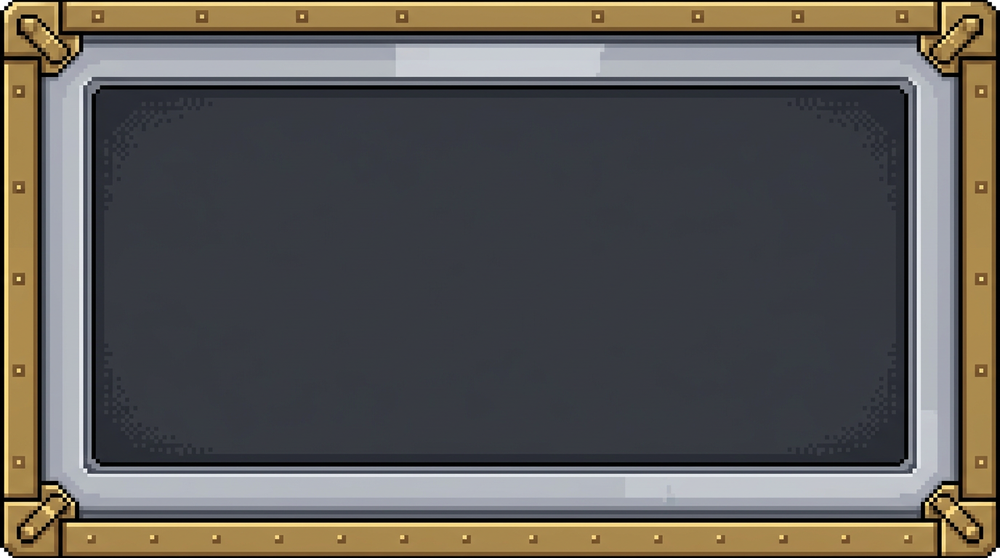
#> input picture assets/ui/dialogue_frame.png, 1000 x 558 px, shrunk from 1376 x 768 before the run
$ python checkerkey.py ../assets/ui/dialogue_frame.png
#> lines starting #> are read from the running program, lines starting #| are printed output that depends on the picture; after the words box and inside, x2 and y2 are one past the last pixel; in counts of white or black regions, pixels touching at a corner belong together
"""Remove a baked gray/checkerboard background by global two-tone color key.

Unlike a flood fill, this does NOT rely on connectivity, so a white sari or
other light-but-enclosed detail is preserved. We learn the background gray
value(s) from the image border (which is pure background), then clear every
desaturated pixel whose brightness matches a border gray (within TOL).
Saturated pixels (skin, cloth dyes) and dark outlines are always kept.
"""
import sys
from PIL import Image, ImageFilter

SAT_MAX = 24   # only desaturated pixels can be background
TOL = 20       # brightness distance from a known border gray


def checkerkey(path: str) -> None:
#> called with path = '../assets/ui/dialogue_frame.png'
    im = Image.open(path).convert("RGBA")
    w, h = im.size
#> w = 1000; h = 558
    px = list(im.get_flattened_data() if hasattr(im, "get_flattened_data") else im.getdata())
#> px = 558000 items

    def gray(p):
        return (p[0] + p[1] + p[2]) // 3

    def sat(p):
        return max(p[0], p[1], p[2]) - min(p[0], p[1], p[2])

    # learn background grays from the border
    border_grays = set()
    for x in range(w):
        for p in (px[x], px[(h - 1) * w + x]):
            if sat(p) <= SAT_MAX:
                border_grays.add(gray(p))
    for y in range(h):
        for p in (px[y * w], px[y * w + w - 1]):
            if sat(p) <= SAT_MAX:
                border_grays.add(gray(p))

    remove = [False] * 256
    for v in range(256):
        for bg in border_grays:
            if abs(v - bg) <= TOL:
                remove[v] = True
                break

    out = []
    cleared = 0
    for p in px:
        r, g, b, a = p
        if a > 0 and sat(p) <= SAT_MAX and remove[gray(p)]:
            out.append((r, g, b, 0))
            cleared += 1
        else:
            out.append(p)
#> this loop made 558000 passes
#> (p, r, g, b) on passes 1 to 12: ((254, 255, 254, 255), 254, 255, 254), ((253, 255, 254, 255), 253, 255, 254), ((253, 255, 255, 255), 253, 255, 255), ((252, 255, 254, 255), 252, 255, 254), ((252, 253, 255, 255), 252, 253, 255), ((252, 252, 255, 255), 252, 252, 255), ((251, 250, 255, 255), 251, 250, 255), ((251, 250, 255, 255), 251, 250, 255), ((250, 252, 255, 255), 250, 252, 255), ((251, 253, 255, 255), 251, 253, 255), ((250, 255, 254, 255), 250, 255, 254), ((251, 255, 253, 255), 251, 255, 253)
#> (r, g, b) on passes 61 to 66: (1, 6, 1), (3, 5, 2), (5, 4, 2), (4, 0, 1), (4, 0, 1), (3, 0, 1)
#> after the loop, cleared = 363616; out = 558000 items
    im.putdata(out)
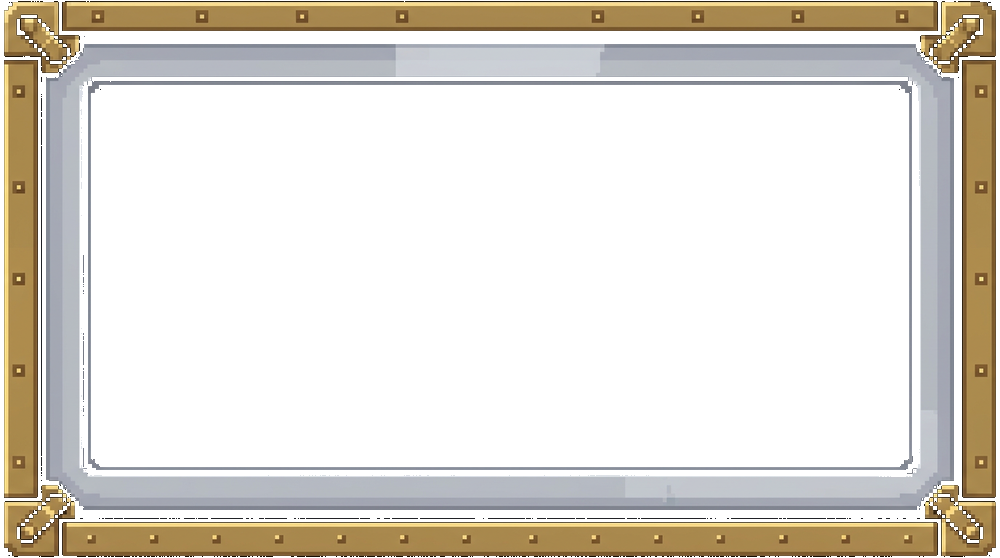
#> im: PIL image 1000x558 RGBA; mean R, G, B, A 92.7, 89.8, 85.9, 88.8; transparent parts drawn white

    r, g, b, a = im.split()
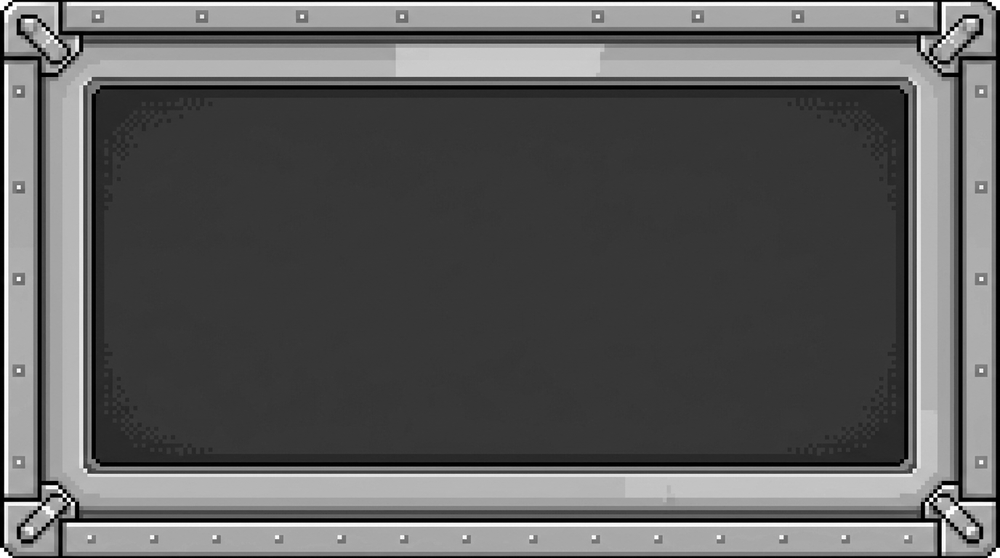
#> r: PIL image 1000x558 L; min 0, max 255, mean 92.7
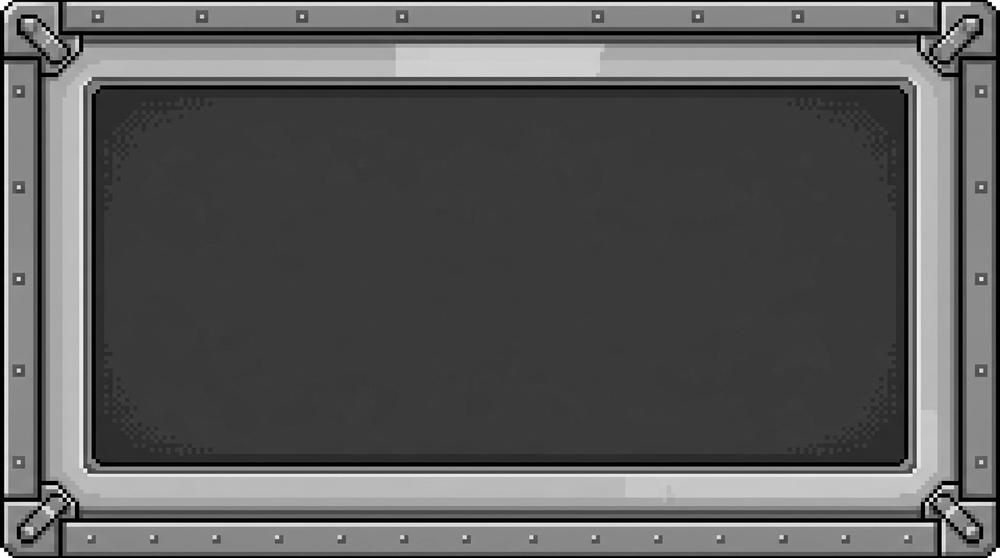
#> g: PIL image 1000x558 L; min 0, max 255, mean 89.8
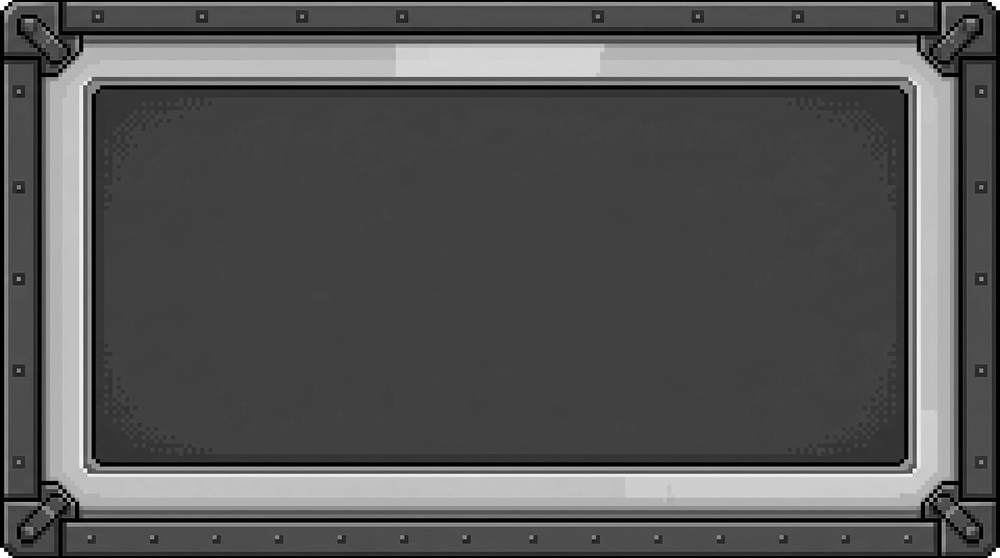
#> b: PIL image 1000x558 L; min 0, max 255, mean 85.9
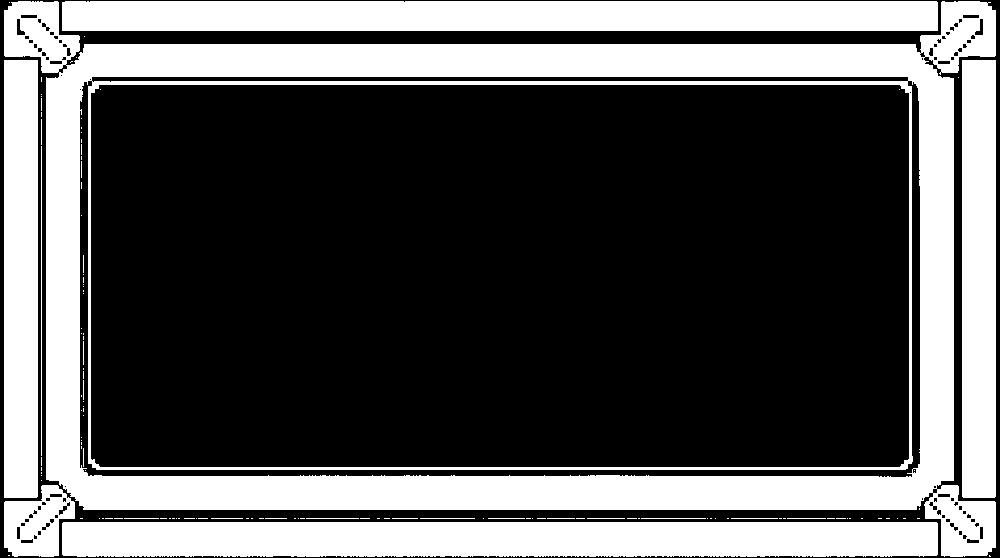
#> a: PIL image 1000x558 L; 34.8% white; 122 white regions (100 under 20 px), largest, box (x1, y1, x2, y2) and area: (4, 1, 996, 557) 103562, (62, 522, 938, 557) 30205, (62, 1, 938, 31) 26273
    a = a.filter(ImageFilter.MinFilter(3))
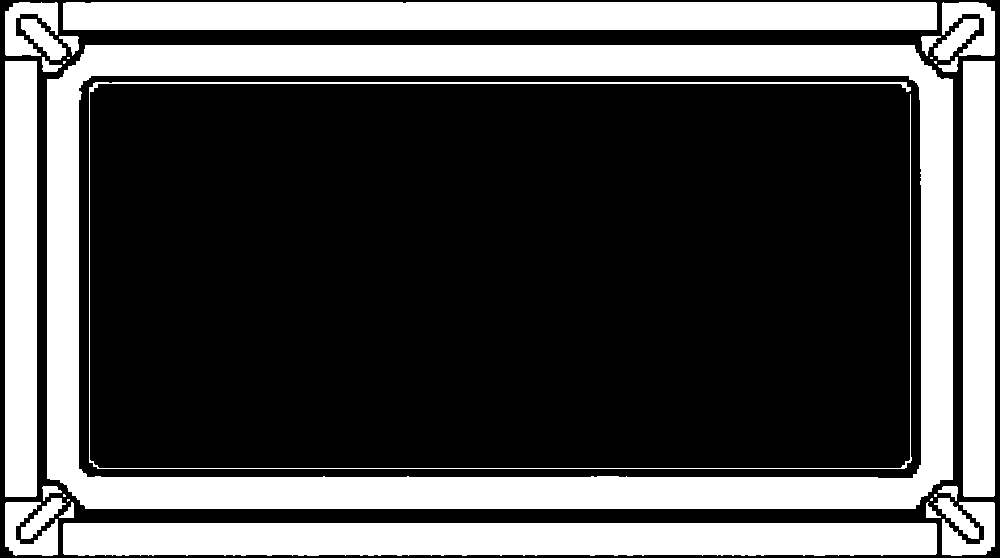
#> a: PIL image 1000x558 L; 31.3% white; 30 white regions (8 under 20 px), largest, box (x1, y1, x2, y2) and area: (47, 45, 953, 509) 79752, (63, 523, 937, 556) 28120, (63, 2, 937, 30) 24459
    im = Image.merge("RGBA", (r, g, b, a))
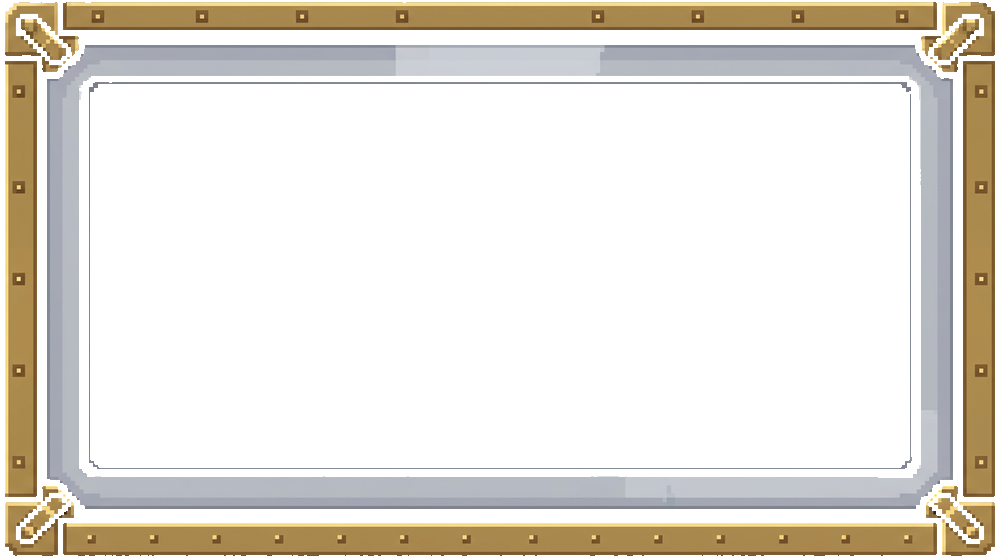
#> im: PIL image 1000x558 RGBA; mean R, G, B, A 92.7, 89.8, 85.9, 79.7; transparent parts drawn white
    im.save(path)
    print(f"  {path.split(chr(92))[-1]:28s} cleared={round(100 * cleared / (w * h))}%")
#|   ../assets/ui/dialogue_frame.png cleared=65%


if __name__ == "__main__":
    for f in sys.argv[1:]:
        checkerkey(f)

$ run again, on assets/ui/hud_elements.png
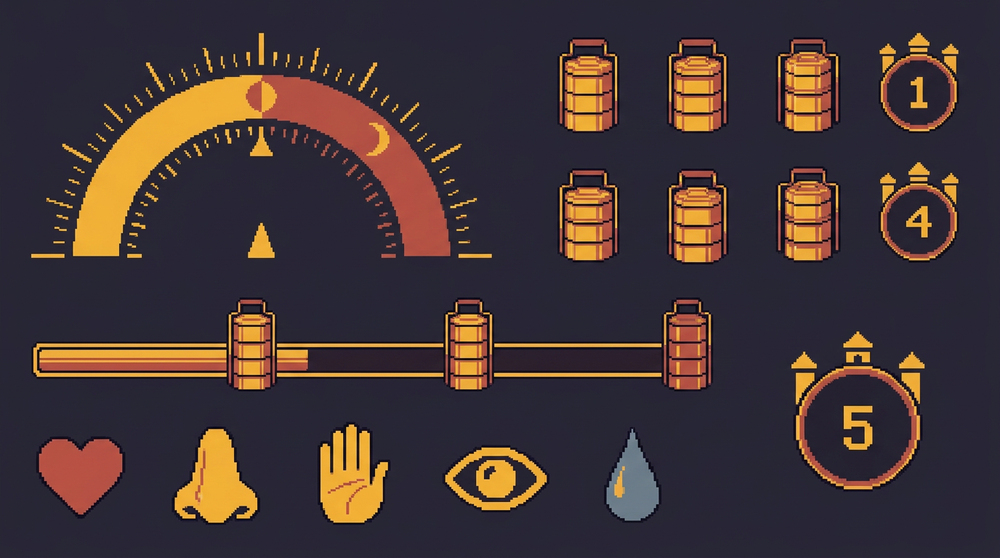
#> input picture assets/ui/hud_elements.png, 1000 x 558 px, shrunk from 1376 x 768 before the run
#> px = 558000 items
#> the loop in checkerkey, `for p in px:` made 558000 passes
#> (p, r, g, b) on passes 1 to 8: ((39, 39, 53, 255), 39, 39, 53), ((40, 37, 54, 255), 40, 37, 54), ((40, 37, 55, 255), 40, 37, 55), ((39, 38, 53, 255), 39, 38, 53), ((39, 38, 53, 255), 39, 38, 53), ((39, 38, 54, 255), 39, 38, 54), ((39, 38, 54, 255), 39, 38, 54), ((39, 38, 54, 255), 39, 38, 54)
#> after the loop in checkerkey, `for p in px:`: cleared = 438980; out = 558000 items
#> in checkerkey, `r, g, b, a = im.split()`:
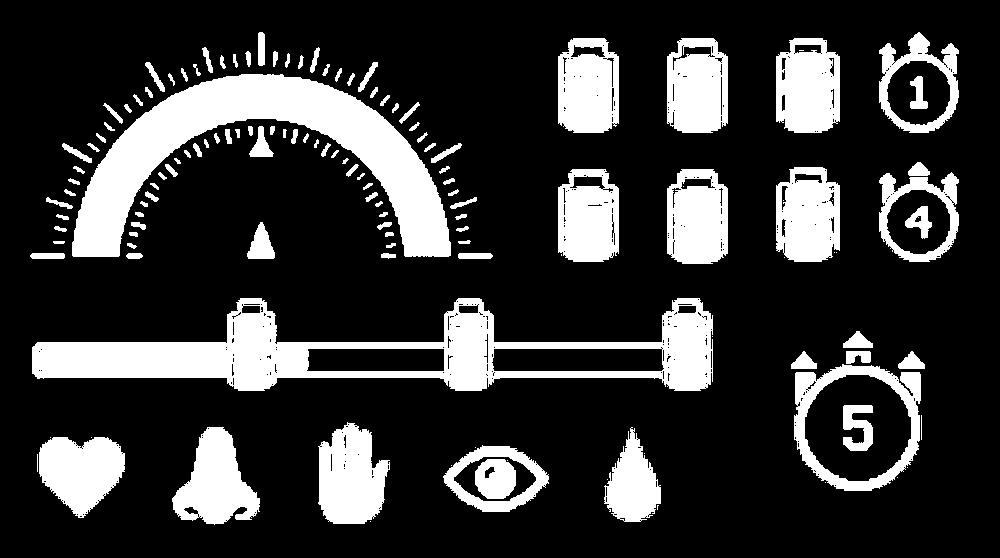
#> a: PIL image 1000x558 L; 21.3% white; 136 white regions (23 under 20 px), largest, box (x1, y1, x2, y2) and area: (32, 298, 713, 391) 24295, (72, 74, 451, 257) 23868, (318, 422, 390, 524) 5357
#> in checkerkey, `im = Image.merge("RGBA", (r, g, b, a))`:
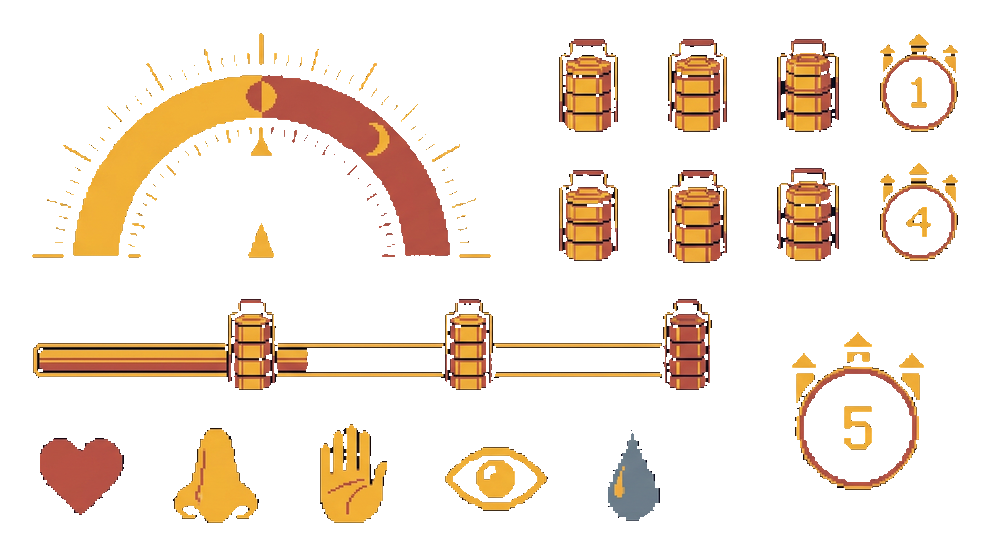
#> im: PIL image 1000x558 RGBA; mean R, G, B, A 68, 53.4, 53.9, 45; transparent parts drawn white
#|   ../assets/ui/hud_elements.png cleared=79%

$ run again, on assets/ui/title_key_art.png
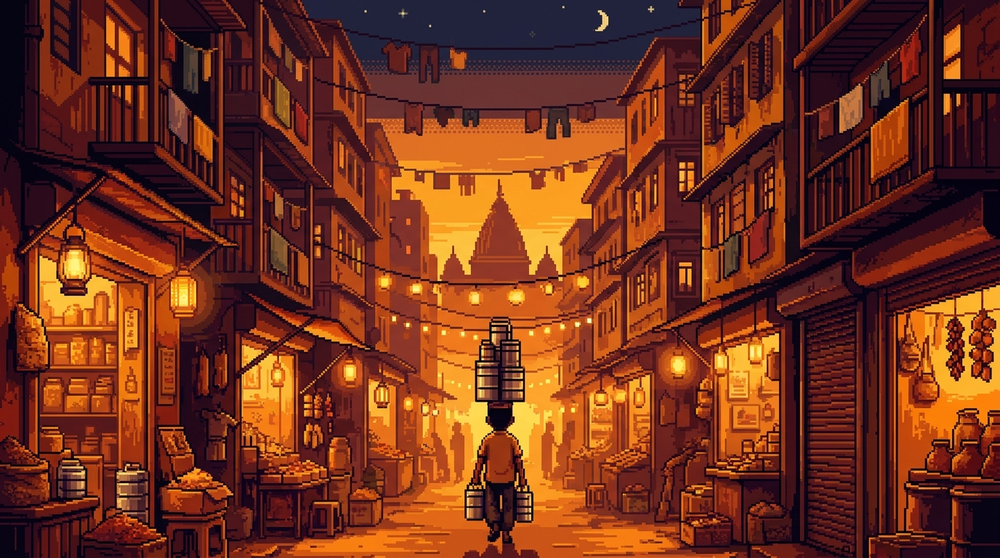
#> input picture assets/ui/title_key_art.png, 1000 x 558 px, shrunk from 1376 x 768 before the run
#> px = 558000 items
#> the loop in checkerkey, `for p in px:` made 558000 passes
#> (p, r, g, b) on passes 1 to 8: ((6, 6, 17, 255), 6, 6, 17), ((5, 5, 17, 255), 5, 5, 17), ((5, 4, 18, 255), 5, 4, 18), ((5, 4, 18, 255), 5, 4, 18), ((5, 4, 18, 255), 5, 4, 18), ((5, 4, 18, 255), 5, 4, 18), ((5, 4, 18, 255), 5, 4, 18), ((5, 4, 18, 255), 5, 4, 18)
#> after the loop in checkerkey, `for p in px:`: cleared = 64687; out = 558000 items
#> in checkerkey, `r, g, b, a = im.split()`:
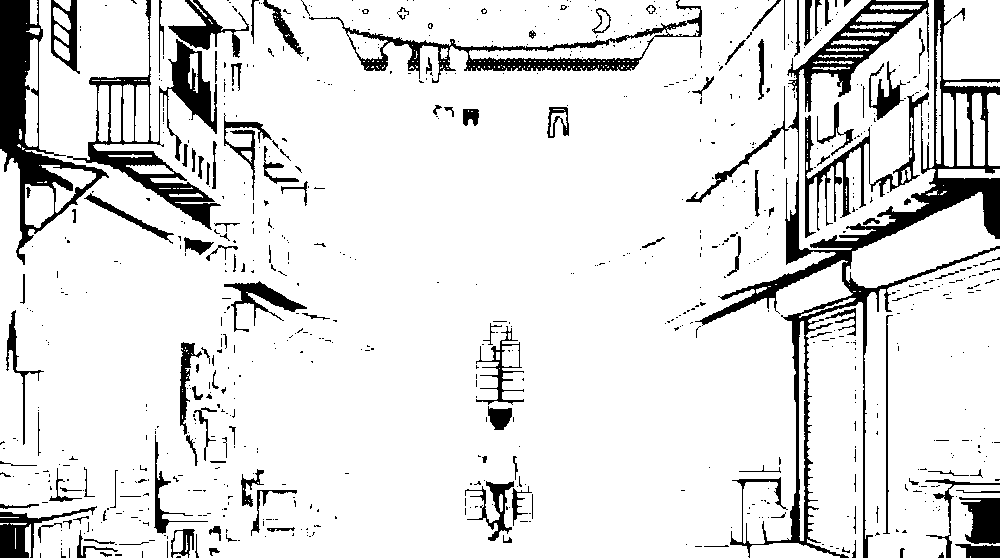
#> a: PIL image 1000x558 L; 88.4% white; 774 black regions (635 under 20 px), largest, box (x1, y1, x2, y2) and area: (695, 0, 1000, 558) 18219, (0, 0, 109, 265) 7152, (67, 0, 221, 230) 6345
#> in checkerkey, `im = Image.merge("RGBA", (r, g, b, a))`:
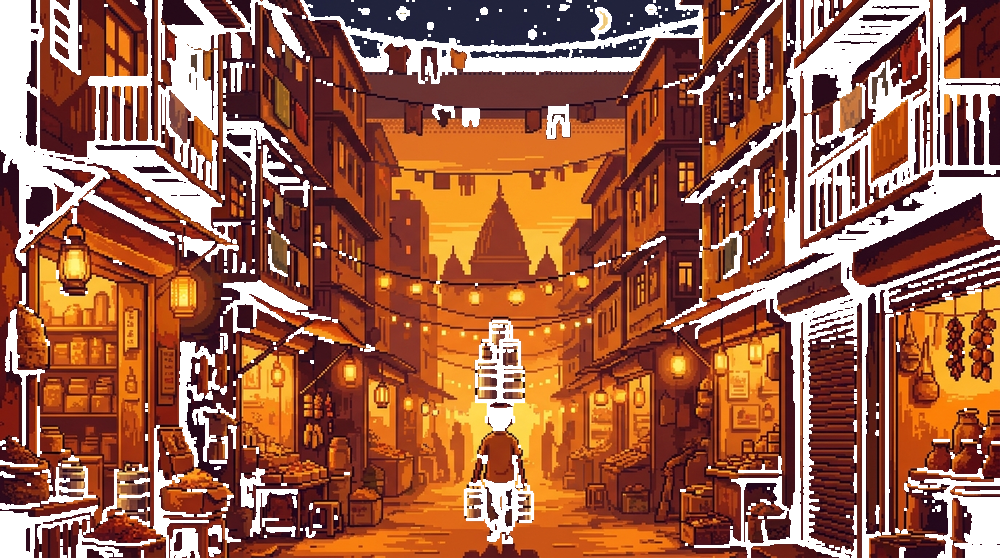
#> im: PIL image 1000x558 RGBA; mean R, G, B, A 115.3, 51, 29, 205.5; transparent parts drawn white
#|   ../assets/ui/title_key_art.png cleared=12%
